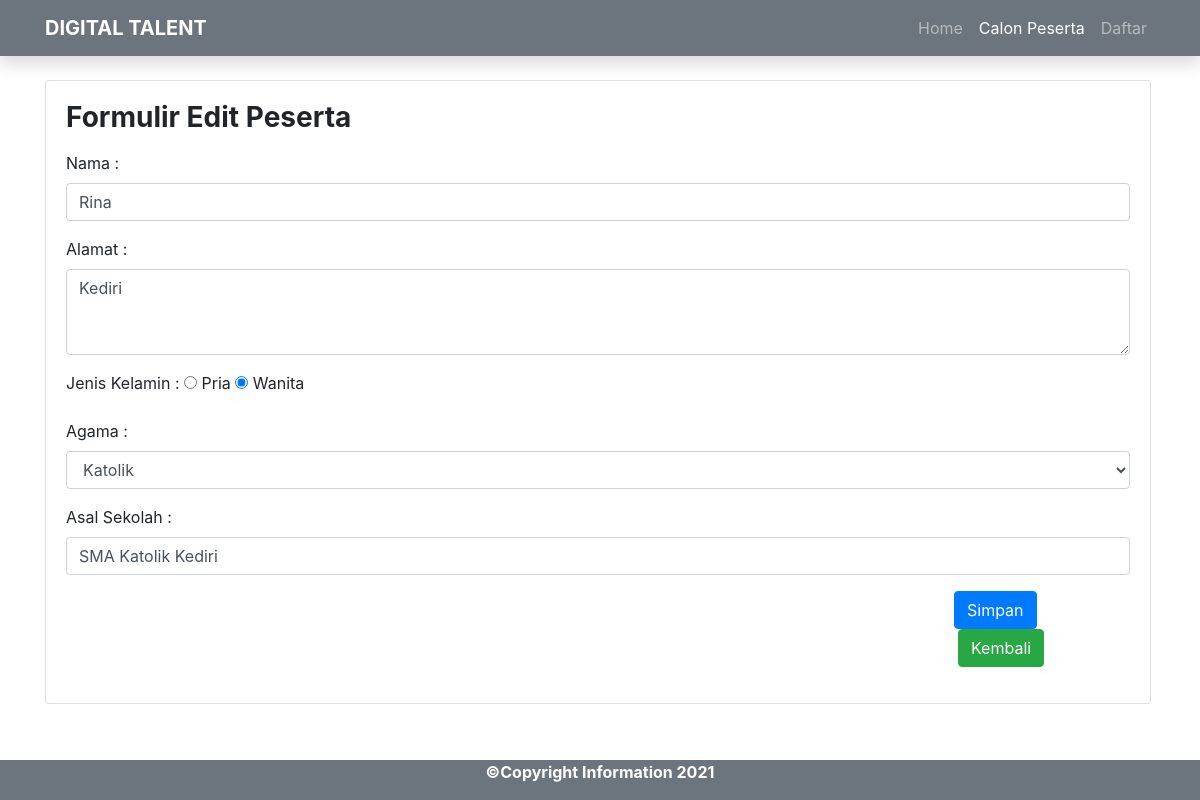
The app's page /form-edit.php?id=1 with its own data.
### tables this page shows
CREATE TABLE `calon_peserta` (
  `id` int(11) NOT NULL,
  `nama` varchar(64) NOT NULL,
  `alamat` varchar(255) NOT NULL,
  `jenis_kelamin` varchar(20) NOT NULL,
  `agama` varchar(20) NOT NULL,
  `sekolah_asal` varchar(64) NOT NULL
);

### form-edit.php (the view, shortened to what this page needs)
<?php
include("koneksi.php");
$id = $_GET['id'];
$sql = "SELECT * FROM calon_peserta WHERE id=$id";
$query = mysqli_query($db, $sql);
$siswa = mysqli_fetch_assoc($query);
?>
<!DOCTYPE html>
<html lang="en">
<head>
    <link rel="stylesheet" href="css/bootstrap.css">
</head>
<body>
    <div class="row-xxl-4">
        <div class="col-xxl-4">
            <nav class="navbar navbar-expand-xl navbar-dark bg-secondary shadow fixed-top">
                <div class="container">
                    <a class="navbar-brand" style="font-weight: bold" href="index.php">DIGITAL TALENT</a>
                    <div class="collapse navbar-collapse justify-content-end" id="navbarNav">
                    <ul class="navbar-nav ms-auto">
                        <li class="nav-item">
                        <a class="nav-link " aria-current="page" href="index.php">Home</a>
                        </li>
                        <li class="nav-item">
                            <a class="nav-link active disabled" href="list.php">Calon Peserta</a>
                        </li>
                        <li class="nav-item">
                            <a class="nav-link" aria-disabled="true" href="daftar.php" tabindex="-1">Daftar</a>
                        </li>
                    </ul>
                    </div>
                </div>
            </nav>
        </div>
    </div>
    <div class="container" style="margin-top: 5rem; margin-bottom: 4rem">
        <div class="row">
            <div class="col">
                <div class="card" style="width: 69.1rem;">
                    <div class="card-body">
                        <header>
                            <h3 style="margin-bottom: 1rem"><strong>Formulir Edit Peserta</strong></h3>
                        </header>
                        <form action="proses-edit.php" method="POST">
                            <fieldset>
                                <p>
                                    <label for="nama"> Nama : </label>
                                    <input class="form-control" type="text" name="nama" value="<?php echo $siswa['nama'] ?>">
                                </p>
                                <p>
                                    <label for="alamat"> Alamat : </label>
                                    <textarea class="form-control" name="alamat" id="alamat" cols="15" rows="3"><?php echo $siswa['alamat'] ?></textarea>
                                </p>
                                <p>
                                    <label for="jenis_kelamin">Jenis Kelamin : </label>
                                    <?php $jk = $siswa['jenis_kelamin']; ?>
                                    <label for=""> <input type="radio" name="jenis_kelamin" value="Pria" <?php echo($jk == 'Pria') ? "checked" : ""?> > Pria </label>
                                    <label for=""> <input type="radio" name="jenis_kelamin" value="Wanita" <?php echo($jk == 'Wanita') ? "checked" : ""?> > Wanita </label>
                                </p>
                                <p>
                                    <label for="agama"> Agama : </label>
                                    <?php $agama = $siswa['agama']; ?>
                                    <select class="form-control" name="agama" id="agama">
                                        <option <?php echo($agama == 'Katolik') ? "selected": "" ?>  > Katolik</option>
                                    </select>
                                </p>
                                <p>
                                    <label for="sekolah_asal"> Asal Sekolah : </label>
                                    <input class="form-control" type="text" name="sekolah_asal" value="<?php echo $siswa['sekolah_asal'] ?>">
                                </p>
                                <div class="mb-3" style="margin-left: 55.5rem">
                                <input class="btn btn-primary" type="submit" value="Simpan" name="simpan">
                                        <a style="color: white; text-decoration: none;" href="list.php"><button type="button" class="btn btn-success ml-1">Kembali</button></a>
                                    </div>
                            </fieldset>
                        </form>
                    </div>
                </div>
            </div>
        </div>
    </div>
    <footer class="bg-secondary text-white text-center fixed-bottom">
        <p><b>©Copyright Information 2021</b></p>
    </footer>
</body>
</html>

### records on screen
calon_peserta: nama "Rina", alamat "Kediri", jenis_kelamin "☑", agama "Katolik", sekolah_asal "SMA Katolik Kediri"
